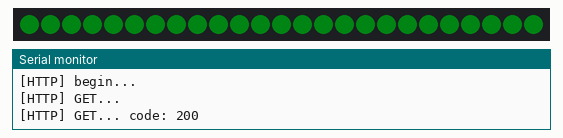
A sketch run on a simulated ESP32. On the bench: 25 RGB LEDs in strip order, left to right, the last lines printed to the serial monitor. Dim RGB values are drawn brighter than linear; WiFi joins after 1.5 s; servers stay silent unless stated; uploads are accepted with an empty reply.

Above: at 10.3 s.
At 20.3 s:
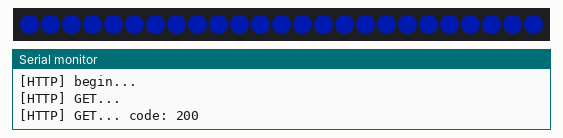

The sketch:

esp32code.ino
```cpp
#include <Arduino.h>
#include <WiFi.h>
#include <HTTPClient.h>
#include <WiFiManager.h>
#include <WS2812FX.h>

#include "env.h"

// SETTINGS
#define LED_PIN 23                      // digital pin used to drive the LED strip
#define UPDATE_TIME_MILLISECONDS 10000  //DON'T PUT LESS THAN 9000, YOU WILL GET BANNED
// ........

#define LED_COUNT 25  // number of LEDs on the strip
#define REGION_COUNT 27 // amount of regions we get as response from the API

WS2812FX led_array = WS2812FX(LED_COUNT, LED_PIN, NEO_GRB + NEO_KHZ800);

WiFiManager wm;

const String url = String("https://api.alerts.in.ua/v1/iot/active_air_raid_alerts_by_oblast.json?token=") + API_TOKEN;

typedef struct
{
  char name[30];
  uint8_t string_index;
} Region;

const Region regions[]{
  { "Crimea", 0 },
  { "Kherson", 22 },
  { "Zaporizhzhia", 7 },
  { "Donetsk", 4 },
  { "Luhansk", 12 },
  { "Kharkiv", 21 },
  { "Dnipropetrovsk", 3 },
  { "Mykolaiv", 14 },
  { "Odesa", 15 },
  { "Kirovohrad", 11 },
  { "Poltava", 16 },
  { "Sumy", 19 },
  { "Chernihiv", 26 },
  { "Kyiv", 10 },
  { "Cherkasy", 24 },
  { "Zhytomyr", 5 },
  { "Vinnytsia", 2 },
  { "Khmelnytskyi", 23 },
  { "Rivne", 17 },
  { "Volyn", 1 },
  { "Ternopil", 20 },
  { "Chernivtsi", 25 },
  { "Ivano-Frankivsk", 8 },
  { "Zakarpattia", 6 },
  { "Lviv", 13 },
  { "Kyiv City", 9 },
  { "Sevastopol City", 18 }
};

char unsorted_letters[REGION_COUNT + 1];

char sorted_letters[REGION_COUNT + 1];

uint32_t lastTime = 0;


void setup() {
  wm.autoConnect("AutoConnectAP");  // password protected ap

  Serial.begin(115200);

  led_array.init();
  led_array.setBrightness(60);
  led_array.start();
}

void loop() {
  if (millis() - lastTime >= UPDATE_TIME_MILLISECONDS) {
    lastTime = millis();
    if (WiFi.status() == WL_CONNECTED) {
      fetchData();
      sortData();
    }
    displayData();
  }
}

void displayData() {
  for (int i = 0; i < LED_COUNT; i++) {
    uint32_t c;
    switch (sorted_letters[i]) {
      case 'A':
        c = RED;
        break;
      case 'P':
        c = ORANGE;
        break;
      case 'N':
        c = GREEN;
        break;
    }
    led_array.setPixelColor(i, c);
  }

  handleSpecial(27, 0, ORANGE);   // Crimea & Sevastopol
  handleSpecial(26, 13, ORANGE);  // Kyiv City & Kyiv Oblast

  led_array.show();
}

void handleSpecial(uint8_t idxA, uint8_t idxN, uint32_t color) {
  if (sorted_letters[idxA] == 'A' && sorted_letters[idxN] == 'N') {
    led_array.setPixelColor(idxN, color);
  }
}

void sortData() {
  for (int i = 0; i < REGION_COUNT; i++) {
    sorted_letters[i] = unsorted_letters[(regions[i].string_index)];
  }
}
```

http_request.ino
```cpp
void fetchData(){
    HTTPClient http;

    Serial.print("[HTTP] begin...\n");

    http.begin(url);

    Serial.print("[HTTP] GET...\n");
    int httpCode = http.GET();

    if (httpCode > 0) {
      Serial.printf("[HTTP] GET... code: %d\n", httpCode);

      if (httpCode == HTTP_CODE_OK) {
        String payload = http.getString();
        payload.remove(0,1);
        payload.remove(REGION_COUNT,1);
        Serial.println(payload);
        payload.toCharArray(unsorted_letters, sizeof(unsorted_letters));

      }
    } else {
      Serial.printf("[HTTP] GET... failed, error: %s\n", http.errorToString(httpCode).c_str());
    }

    http.end();
}
```

Measured:
- what the display in image 0 shows lasts 10.0 s, from 10.2 s to 20.2 s
